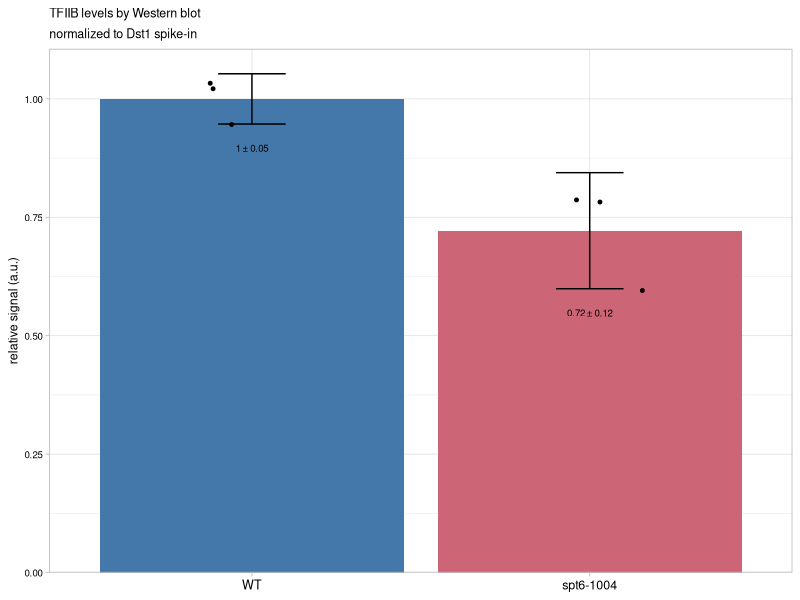

Write R code to recreate this figure.
library(tidyverse)
library(forcats)
library(ggthemes)

df = read_csv("TFIIB_DST1.csv") %>%
    select(c(1,2,15,16,17,18,19)) %>%
    magrittr::set_colnames(c("sample", "factor_id", "gray_min", "gray_max", "gray_mean", "gray_median", "auc")) %>%
    select(sample, factor_id, auc) %>%
    spread(key=factor_id, value=auc) %>%
    magrittr::set_colnames(c("sample", "background", "spikein", "tfiib")) %>%
    separate(col=sample, into=c("group", "replicate"), sep="-", remove=FALSE, convert=TRUE) %>%
    mutate(group=fct_recode(group, WT="wt", `spt6-1004`="spt")) %>%
    mutate_at(vars(spikein, tfiib), funs(.-background)) %>%
    mutate(spikenorm=tfiib/spikein,
           group=fct_inorder(group, ordered=TRUE) %>% fct_rev()) %>%
    group_by(group) %>%
    mutate(group_mean = mean(spikenorm))


#rescale data so that mean of WT group is 1
wt_og_mean = df %>% filter(group=="WT") %>% distinct(group_mean) %>% pull(group_mean)

df = df %>%
    mutate(spikenorm_scaled=spikenorm+1-wt_og_mean)

summary_df = df %>%
    summarise(group_mean_scaled = mean(spikenorm_scaled),
              group_sem = sd(spikenorm_scaled)/sqrt(n()))

max_y = summary_df %>%
    mutate(max_y = (group_mean_scaled+1.96*group_sem)*1.05) %>%
    pull(max_y) %>% max()

barplot = ggplot() +
    geom_col(data = summary_df, aes(x=group, y=group_mean_scaled, fill=group)) +
    geom_errorbar(data = summary_df, width=0.2,
                  aes(x=group, ymin=group_mean_scaled-1.96*group_sem,
                      ymax=group_mean_scaled+1.96*group_sem)) +
    geom_jitter(data = df, aes(x=group, y=spikenorm_scaled),
                width=0.2, size=1) +
    geom_text(data = summary_df, parse=TRUE,
              aes(x=group, y=(group_mean_scaled-1.96*group_sem)-0.05,
                  label = paste(round(group_mean_scaled,2), "%+-%", round(1.96*group_sem, 2))),
              size=7/72*25.4) +
    scale_fill_ptol(guide=FALSE) +
    scale_y_continuous(limits = c(0, max_y),
                       expand=c(0,0),
                       name="relative signal (a.u.)") +
    ggtitle("TFIIB levels by Western blot",
            subtitle = "normalized to Dst1 spike-in") +
    theme_light() +
    theme(text = element_text(size=9, color="black", face="plain"),
          axis.title.x = element_blank(),
          axis.text.x = element_text(size=9, color="black"),
          axis.text.y = element_text(size=7, color="black"),
          plot.title = element_text(size=9),
          plot.subtitle = element_text(size=9))

ggsave("tfiib_western.svg", plot=barplot, width=6, height=11, units="cm")
